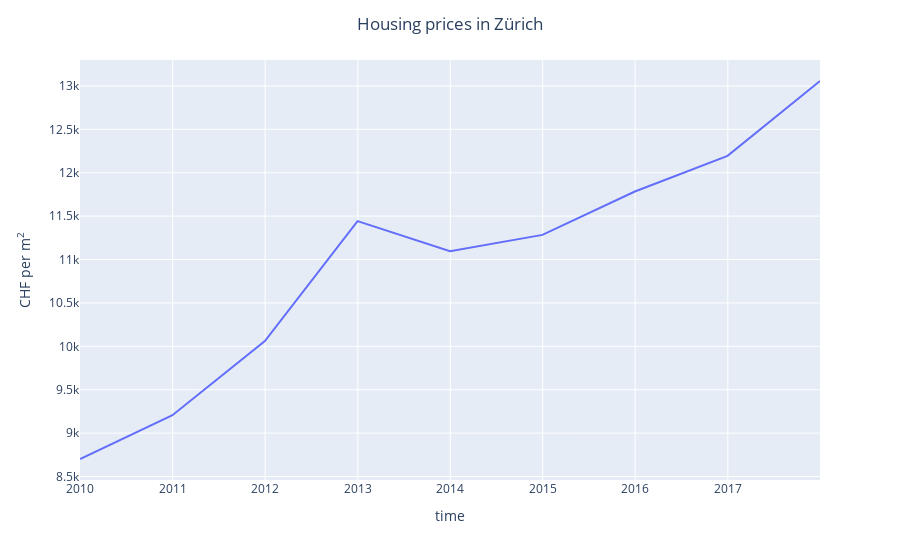

The notebook cell this image was saved under:
### Code cell
fig = px.line(plot_df, x='time', y="price")
fig.update_layout(
    title='Housing prices in Zürich', 
    title_x=0.5,
    yaxis_title="CHF per m<sup>2</sup>",
)
fig.show()

### Figure 1 — Plotly figure (JSON) as saved in the notebook; plotly's stock layout.template omitted (floating-point values rounded to 4 significant figures)
{"data": [{"hovertemplate": "time=%{x}<br>price=%{y}<extra></extra>", "legendgroup": "", "line": {"color": "#636efa", "dash": "solid"}, "mode": "lines", "name": "", "orientation": "v", "showlegend": false, "type": "scatter", "x": ["2009-12-31", "2010-12-31", "2011-12-31", "2012-12-31", "2013-12-31", "2014-12-31", "2015-12-31", "2016-12-31", "2017-12-31"], "xaxis": "x", "y": [8702.0, 9207.0, 10060.0, 11440.0, 11100.0, 11284, 11780.0, 12190.0, 13060.0], "yaxis": "y"}], "layout": {"legend": {"tracegroupgap": 0}, "margin": {"t": 60}, "title": {"text": "Housing prices in Zürich", "x": 0.5}, "xaxis": {"anchor": "y", "domain": [0, 1], "title": {"text": "time"}}, "yaxis": {"anchor": "x", "domain": [0, 1], "title": {"text": "CHF per m<sup>2</sup>"}}}}
